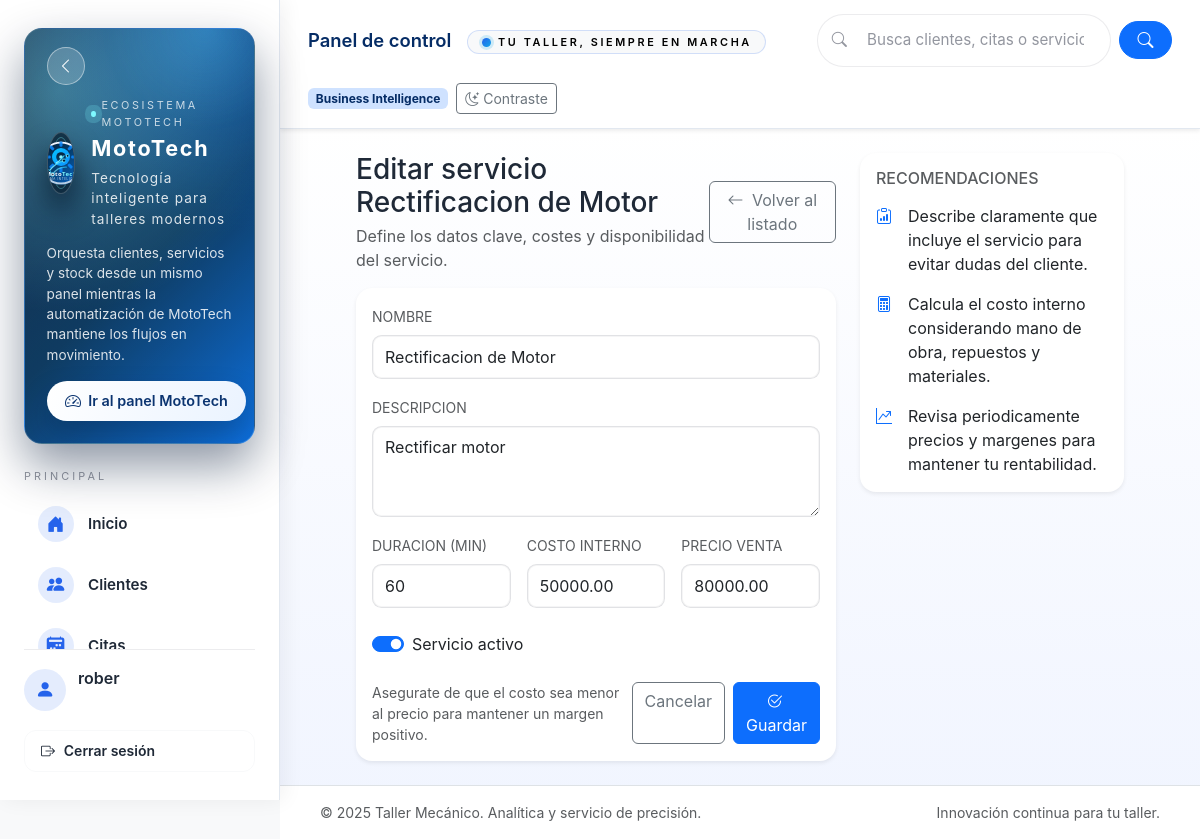
The page /servicios/2/editar/ (signed in) on the database its author committed.
### servicios/models.py (models this page shows, shortened)
class Servicio(models.Model):
    nombre = models.CharField(max_length=100)
    descripcion = models.TextField(blank=True)
    duracion_minutos = models.PositiveIntegerField(help_text='Duracion aproximada en minutos')
    costo = models.DecimalField(max_digits=10, decimal_places=2, default=0, help_text='Costo interno estimado')
    precio = models.DecimalField(max_digits=10, decimal_places=2)
    activo = models.BooleanField(default=True)
    creado = models.DateTimeField(auto_now_add=True)
    actualizado = models.DateTimeField(auto_now=True)
    class Meta:
        verbose_name = 'servicio'
        verbose_name_plural = 'servicios'
        ordering = ['nombre']

### servicios/views.py (the view, shortened to what this page needs)
# urls.py: path("<int:pk>/editar/", views.ServicioUpdateView.as_view(), name="update"),
class ServicioUpdateView(StaffOrAdminRequiredMixin, LoginRequiredMixin, UpdateView):
    model = Servicio
    form_class = ServicioForm
    template_name = "servicios/form.html"
    success_url = reverse_lazy("servicios:list")
    def get_context_data(self, **kwargs: Any) -> dict[str, Any]:
        context = super().get_context_data(**kwargs)
        context["title"] = f"Editar servicio {self.object.nombre}"
        return context

### servicios/forms.py (shortened to what this page needs)
class ServicioForm(forms.ModelForm):
    class Meta:
        model = Servicio
        fields = ['nombre', 'descripcion', 'duracion_minutos', 'costo', 'precio', 'activo']
        widgets = {
            'nombre': forms.TextInput(attrs={'class': 'form-control', 'placeholder': 'Nombre del servicio'}),
            'descripcion': forms.Textarea(attrs={'class': 'form-control', 'rows': 3}),
            'duracion_minutos': forms.NumberInput(attrs={'class': 'form-control'}),
            'costo': forms.NumberInput(attrs={'class': 'form-control', 'step': '0.01', 'placeholder': 'Costo interno'}),
            'precio': forms.NumberInput(attrs={'class': 'form-control', 'step': '0.01'}),
            'activo': forms.CheckboxInput(attrs={'class': 'form-check-input'}),
        }

### servicios/views.py (called while the page is built)
    def test_func(self) -> bool:
        user = self.request.user
        return bool(user and (user.is_superuser or user.is_staff))

### servicios/templates/servicios/form.html (shortened to what this page needs)
{% extends "base.html" %}
{% block content %}
<div class="row justify-content-center">
  <div class="col-lg-8 col-xl-7">
    <div class="d-flex justify-content-between align-items-center mb-3">
      <div>
        <h1 class="h3 mb-1">{{ title }}</h1>
        <p class="text-muted mb-0">Define los datos clave, costes y disponibilidad del servicio.</p>
      </div>
      <a class="btn btn-outline-secondary" href="{% url 'servicios:list' %}">
        <i class="bi bi-arrow-left me-1"></i> Volver al listado
      </a>
    </div>
    <div class="card border-0 shadow-sm">
      <div class="card-body">
        <form method="post" novalidate>
          <div class="row g-3">
            <div class="col-12">
              <label class="form-label text-muted text-uppercase small" for="{{ form.nombre.id_for_label }}">Nombre</label>
              {{ form.nombre }}
            </div>
            <div class="col-12">
              <label class="form-label text-muted text-uppercase small" for="{{ form.descripcion.id_for_label }}">Descripcion</label>
              {{ form.descripcion }}
            </div>
            <div class="col-md-4">
              <label class="form-label text-muted text-uppercase small" for="{{ form.duracion_minutos.id_for_label }}">Duracion (min)</label>
              {{ form.duracion_minutos }}
            </div>
            <div class="col-md-4">
              <label class="form-label text-muted text-uppercase small" for="{{ form.costo.id_for_label }}">Costo interno</label>
              {{ form.costo }}
            </div>
            <div class="col-md-4">
              <label class="form-label text-muted text-uppercase small" for="{{ form.precio.id_for_label }}">Precio venta</label>
              {{ form.precio }}
            </div>
            <div class="col-12">
              <div class="form-check form-switch mt-2">
                {{ form.activo }}
                <label class="form-check-label" for="{{ form.activo.id_for_label }}">Servicio activo</label>
              </div>
            </div>
          </div>
          <div class="d-flex justify-content-between align-items-center mt-4">
            <div class="text-muted small">
              Asegurate de que el costo sea menor al precio para mantener un margen positivo.
            </div>
            <div class="d-flex gap-2">
              <a class="btn btn-outline-secondary" href="{% url 'servicios:list' %}">Cancelar</a>
              <button type="submit" class="btn btn-primary">
                <i class="bi bi-check2-circle me-1"></i> Guardar
              </button>
            </div>
          </div>
        </form>
      </div>
    </div>
  </div>
  <div class="col-lg-4 col-xl-4">
    <div class="card border-0 shadow-sm">
      <div class="card-body">
        <h2 class="h6 text-uppercase text-muted mb-3">Recomendaciones</h2>
        <ul class="list-unstyled mb-0">
          <li class="mb-3 d-flex">
            <span class="me-3 text-primary"><i class="bi bi-clipboard-data"></i></span>
            <span>Describe claramente que incluye el servicio para evitar dudas del cliente.</span>
          </li>
          <li class="mb-3 d-flex">
            <span class="me-3 text-primary"><i class="bi bi-calculator"></i></span>
            <span>Calcula el costo interno considerando mano de obra, repuestos y materiales.</span>
          </li>
          <li class="d-flex">
            <span class="me-3 text-primary"><i class="bi bi-graph-up-arrow"></i></span>
            <span>Revisa periodicamente precios y margenes para mantener tu rentabilidad.</span>
          </li>
        </ul>
      </div>
    </div>
  </div>
</div>
{% endblock %}

### templates/base.html (shortened to what this page needs)
{% load static %}
<!doctype html>
<html lang="es" data-bs-theme="light">
<head>
  <link href="https://cdn.jsdelivr.net/npm/bootstrap@5.3.3/dist/css/bootstrap.min.css" rel="stylesheet">
  <link href="https://cdn.jsdelivr.net/npm/bootstrap-icons@1.11.3/font/bootstrap-icons.css" rel="stylesheet">
  <link rel="stylesheet" href="https://cdn.datatables.net/1.13.8/css/dataTables.bootstrap5.min.css">
  <link rel="stylesheet" href="{% static 'css/dashboard.css' %}?v=20241017">
</head>
<body class="app-body bg-body-tertiary">
<div class="app-shell d-flex min-vh-100">
  <aside class="app-sidebar" data-app-sidebar>
    <div class="sidebar-inner d-flex flex-column h-100">
      <div class="sidebar-hero">
        <div class="hero-row">
          <div class="hero-brand d-flex align-items-center gap-3">
            <div class="hero-logo d-inline-flex align-items-center justify-content-center rounded-circle">
              <img src="{% static 'img/logo.svg' %}" alt="Logo MotoTech" class="hero-logo-img" width="48" height="48" loading="lazy">
            </div>
            <div class="hero-copy">
              <span class="hero-pill">Ecosistema MotoTech</span>
              <span class="hero-title fw-bold">MotoTech</span>
              <small class="hero-slogan">Tecnolog&iacute;a inteligente para talleres modernos</small>
            </div>
          </div>
          <button type="button" class="hero-toggle btn btn-outline-light rounded-circle d-none d-lg-inline-flex" data-sidebar-toggle="desktop" aria-label="Contraer men&uacute;">
          </button>
        </div>
        <p class="hero-description">Orquesta clientes, servicios y stock desde un mismo panel mientras la automatizaci&oacute;n de MotoTech mantiene los flujos en movimiento.</p>
        <a class="hero-cta" href="{% url 'dashboard:overview' %}"><i class="bi bi-speedometer2" aria-hidden="true"></i><span>Ir al panel MotoTech</span></a>
      </div>
      <div class="sidebar-scroll flex-grow-1 mt-4">
        {% with current_ns=request.resolver_match.namespace %}
        <div class="sidebar-section">
          <p class="sidebar-section__title link-text">Principal</p>
          <nav class="sidebar-nav">
            <a class="sidebar-link{% if current_ns == 'dashboard' %} active{% endif %}" href="{% url 'dashboard:overview' %}" data-bs-toggle="tooltip" data-bs-placement="right" title="Inicio">
              <i class="bi bi-house-door-fill"></i><span class="link-text">Inicio</span>
            </a>
            <a class="sidebar-link{% if current_ns == 'clientes' %} active{% endif %}" href="{% url 'clientes:list' %}" data-bs-toggle="tooltip" data-bs-placement="right" title="Clientes">
              <i class="bi bi-people-fill"></i><span class="link-text">Clientes</span>
            </a>
            <a class="sidebar-link{% if current_ns == 'citas' %} active{% endif %}" href="{% url 'citas:list' %}" data-bs-toggle="tooltip" data-bs-placement="right" title="Citas">
              <i class="bi bi-calendar2-week-fill"></i><span class="link-text">Citas</span>
            </a>
          </nav>
        </div>
        {% endwith %}
      </div>
      <div class="sidebar-footer mt-auto pt-3">
        {% if user.is_authenticated %}
          <div class="sidebar-user mb-3">
            <div class="user-avatar d-inline-flex align-items-center justify-content-center rounded-circle">
              <i class="bi bi-person-fill"></i>
            </div>
            <div>
              <span class="d-block fw-semibold link-text">{{ user.get_full_name|default:user.username }}</span>
              <small class="text-white-50 link-text">Sesi&oacute;n activa</small>
            </div>
          </div>
          <a class="btn btn-outline-light w-100 btn-sm sidebar-action" href="{% url 'logout' %}" data-bs-toggle="tooltip" data-bs-placement="right" title="Cerrar sesi&oacute;n">
            <i class="bi bi-box-arrow-right"></i> <span class="link-text">Cerrar sesi&oacute;n</span>
          </a>
        {% else %}
          <a class="btn btn-light w-100 btn-sm sidebar-action" href="{% url 'login' %}" data-bs-toggle="tooltip" data-bs-placement="right" title="Iniciar sesi&oacute;n">
            <i class="bi bi-box-arrow-in-right"></i> <span class="link-text">Iniciar sesi&oacute;n</span>
          </a>
        {% endif %}
      </div>
    </div>
  </aside>
  <div class="app-main flex-grow-1 d-flex flex-column">
    <header class="app-topbar shadow-sm">
      <div class="topbar-left d-flex align-items-center gap-3 flex-wrap flex-lg-nowrap">
        <h1 class="page-title h5 mb-0 fw-semibold text-primary-emphasis">{% block page_title %}Panel de control{% endblock %}</h1>
        <span class="topbar-slogan badge text-bg-light text-uppercase fw-semibold"><span class="slogan-text">Tu taller, siempre en marcha</span></span>
      </div>
      <form class="header-search d-none d-lg-flex align-items-center gap-2" action="{% url 'dashboard:overview' %}" method="get">
        <div class="search-field d-flex align-items-center flex-grow-1">
          <i class="bi bi-search"></i>
          <input type="text" class="form-control" placeholder="Busca clientes, citas o servicios..." name="q" value="{{ request.GET.q }}">
        </div>
        <button class="btn btn-primary" type="submit"><i class="bi bi-search"></i></button>
      </form>
      <div class="topbar-right d-flex align-items-center gap-2 flex-wrap justify-content-end">
        {% block topbar_meta %}
          <span class="badge bg-primary-subtle text-primary-emphasis d-none d-md-inline">Business Intelligence</span>
        {% endblock %}
        <button id="toggleSectionContrast" type="button" class="btn btn-outline-secondary btn-sm ms-auto ms-md-0">
        </button>
      </div>
    </header>
    <main class="app-content flex-grow-1 py-4" data-app-main>
      <div class="container-fluid">
        {% block content %}{% endblock %}
      </div>
    </main>
    <footer class="app-footer border-top py-3">
      <div class="container-fluid d-flex flex-wrap justify-content-between align-items-center gap-2 small text-muted">
        <span>&copy; {% now "Y" %} Taller Mec&aacute;nico. Anal&iacute;tica y servicio de precisi&oacute;n.</span>
        <span>Innovaci&oacute;n continua para tu taller.</span>
      </div>
    </footer>
  </div>
</div>
<div class="toast-container position-fixed top-0 end-0 p-3" id="appToastContainer" aria-live="polite" aria-atomic="true"></div>
</body>
</html>

### rows shown on the page
Servicio: nombre "Rectificacion de Motor", descripcion "Rectificar motor", duracion_minutos "60", costo "50000.00", precio "80000.00", activo "☑"

### other values the page prints
{{ user.get_full_name|default:user.username }} "rober"
{{ title }} "Editar servicio Rectificacion de Motor"
